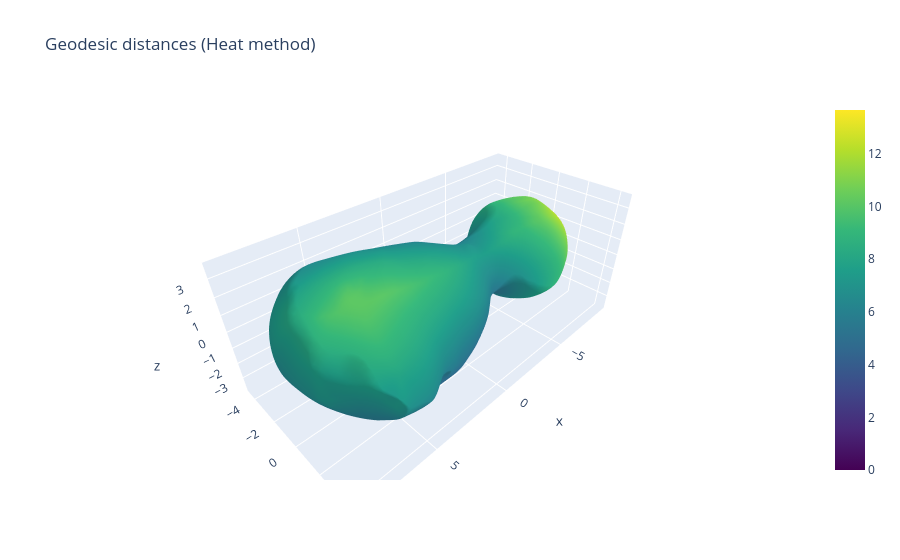

The code cell stored with this chart in its notebook:
### Markdown cell above
As a sanity check, we can plot the distance to a single point for both methods. Given the size of the organoid, it should be evident that Dijkstra gives way too large values.

### Code cell
src_idx = 42  # single heat source

fig = go.Figure(data=[
    go.Mesh3d(
        x=m.v[:,0], y=m.v[:,1], z=m.v[:,2],
        i=m.f[:,0], j=m.f[:,1], k=m.f[:,2],
        intensity=dist_heat_all[src_idx, :],
        colorscale='Viridis',
        showscale=True,   # adds colorbar
        name="Surface"
    ),
    go.Scatter3d(
        x=[m.v[patch_centers[src_idx],0]], y=[m.v[patch_centers[src_idx],1]], z=[m.v[patch_centers[src_idx],2]],
        mode='markers',
        marker=dict(size=6, color='red', symbol='circle'),
        name="Source vertex"
    )
])

fig.update_layout(
    scene=dict(aspectmode='data'),
    title="Geodesic distances (Heat method)"
)

fig.show()

### Figure 1 — Plotly figure (JSON) as saved in the notebook; plotly's stock layout.template omitted (floating-point values rounded to 4 significant figures; data arrays with more than 128 entries replaced by an {"elided": "..."} marker saying what was removed)
{"data": [{"colorscale": [[0, "#440154"], [0.1111, "#482878"], [0.2222, "#3e4989"], [0.3333, "#31688e"], [0.4444, "#26828e"], [0.5556, "#1f9e89"], [0.6667, "#35b779"], [0.7778, "#6ece58"], [0.8889, "#b5de2b"], [1, "#fde725"]], "i": {"elided": "35998 int values"}, "intensity": {"elided": "18001 float values"}, "j": {"elided": "35998 int values"}, "k": {"elided": "35998 int values"}, "name": "Surface", "showscale": true, "type": "mesh3d", "x": {"elided": "18001 float values"}, "y": {"elided": "18001 float values"}, "z": {"elided": "18001 float values"}}, {"marker": {"color": "red", "size": 6, "symbol": "circle"}, "mode": "markers", "name": "Source vertex", "type": "scatter3d", "x": [1.966], "y": [-1.733], "z": [-3.354]}], "layout": {"scene": {"aspectmode": "data"}, "title": {"text": "Geodesic distances (Heat method)"}}}
